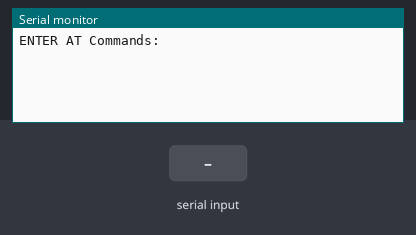
A sketch run on a simulated Arduino Uno, built with avr-gcc and run on an emulated ATmega328P. Shown: the last lines printed to the serial monitor. The test bench sets the inputs (shaded band).

Above: at 1.2 s.
1.3 s: "1\n" received over Serial
At 2.2 s:
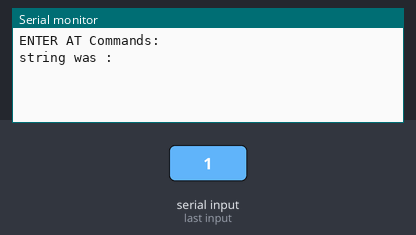
2.8 s: "1\n" received over the second serial link
At 3.8 s:
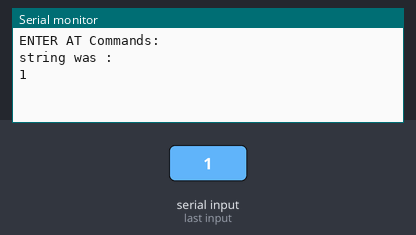
4.3 s: "0\n" received over the second serial link
At 4.9 s:
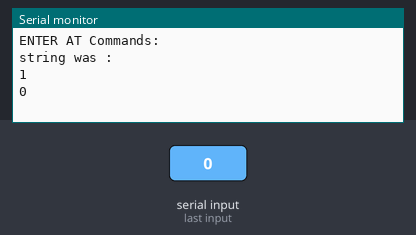

The sketch:

config_settings.ino
```cpp
#include <SoftwareSerial.h>
#define rxPin 2
#define txPin 3
#define baudrate 38400

String msg;

SoftwareSerial hc05(rxPin ,txPin);

void setup(){
  pinMode(rxPin,INPUT);
  pinMode(txPin,OUTPUT);

  Serial.begin(9600);
  Serial.println("ENTER AT Commands:");
  hc05.begin(baudrate);
}

void loop(){
    readSerialPort();
    if(msg!="") {
      hc05.println(msg);
      Serial.write("string was : ");
      Serial.write(msg);
      Serial.write("\n");
    }

    if (hc05.available()>0){
      Serial.write(hc05.read());
    }
}

void readSerialPort(){
  msg="";
 while (Serial.available()) {
   delay(10);
   if (Serial.available() >0) {
     char c = Serial.read();  //gets one byte from serial buffer
     msg += c; //makes the string readString
   }
 }
}
```

Measured:
- after the input at 1.3 s, the serial monitor: prints a new line at once (image 1)
- after the input at 2.8 s, the serial monitor: prints a new line at once (image 2)
- after the input at 4.3 s, the serial monitor: prints a new line at once (image 3)
